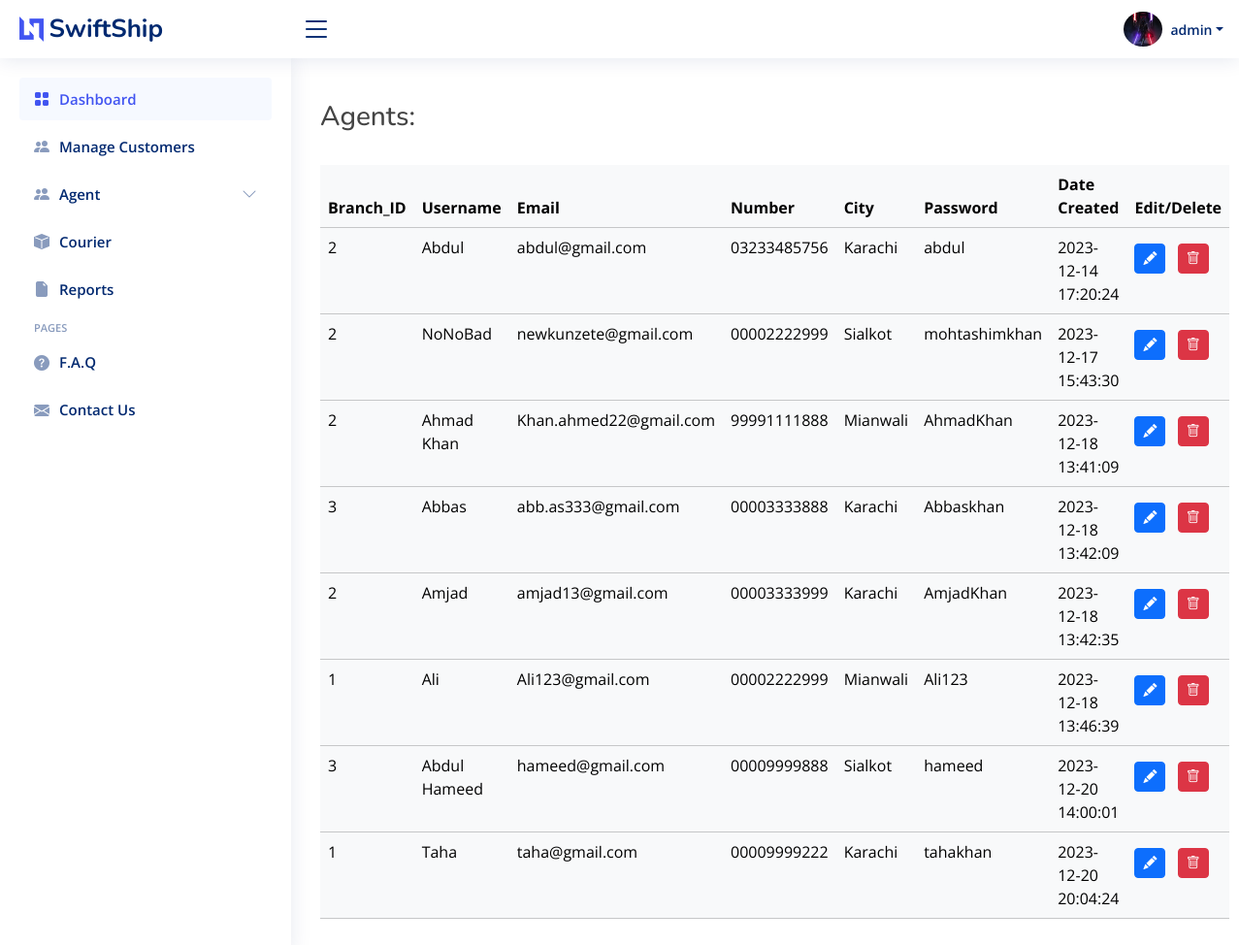
Screenshot of /Backend/view-agents.php (signed in) with the database file from the repository.
### tables this page shows
CREATE TABLE `user` (
  `id` int(11) NOT NULL,
  `image` varchar(60) NOT NULL DEFAULT '65899fb9283b2.png',
  `branch_id` int(11) DEFAULT NULL,
  `username` varchar(50) NOT NULL,
  `email` varchar(50) NOT NULL,
  `Number` varchar(20) NOT NULL,
  `Password` varchar(25) NOT NULL,
  `city` text NOT NULL,
  `type` int(11) NOT NULL DEFAULT 3 COMMENT '1=Admin, \r\n2=agent\r\n3=user',
  `date_created` datetime NOT NULL DEFAULT current_timestamp()
);

### Backend/view-agents.php (the view, shortened to what this page needs)
<?php
  require_once './db/config.php';
?>
<!DOCTYPE html>
<html lang="en">
<head>
  <link href="assets/vendor/bootstrap/css/bootstrap.min.css" rel="stylesheet">
  <link href="assets/vendor/bootstrap-icons/bootstrap-icons.css" rel="stylesheet">
  <link href="assets/vendor/boxicons/css/boxicons.min.css" rel="stylesheet">
  <link href="assets/vendor/quill/quill.snow.css" rel="stylesheet">
  <link href="assets/vendor/quill/quill.bubble.css" rel="stylesheet">
  <link href="assets/vendor/remixicon/remixicon.css" rel="stylesheet">
  <link href="assets/vendor/simple-datatables/style.css" rel="stylesheet">
  <link href="assets/css/style.css" rel="stylesheet">
</head>
<body>
<?php require_once './forms/header.php'?>
  <main id="main" class="main">
  <section class="section dashboard">
    <br>
    <h3>Agents:</h3>
    <br>
  <table class="table table-light table-hover">
  <thead>
    <tr>
      <th scope="col">Branch_ID</th>
      <th scope="col">Username</th>
      <th scope="col">Email</th>
      <th scope="col">Number</th>
      <th scope="col">City</th>
      <th scope="col">Password</th>
      <th scope="col">Date Created</th>
      <th scope="col">Edit/Delete</th>
    </tr>
  </thead>
<?php
    $sql = "SELECT * FROM user WHERE type='2'";
    $result = $conn->query($sql);
    if ($result) {
        while ($raw = $result->fetch_assoc())
        {
            $branch_id = $raw['branch_id'];
            $id = $raw['id'];
            $username = $raw['username'];
            $email = $raw['email'];
            $number = $raw['Number'];
            $password = $raw['Password'];
            $city = $raw['city'];
            $date = $raw['date_created'];
?>
  <tbody>
    <tr>
    <td><?php echo $branch_id?></td>
      <td><?php echo $username;?></td>
      <td><?php echo $email;?></td>
      <td><?php echo $number;?></td>
      <td><?php echo $city;?></td>
      <td><?php echo $password;?></td>
      <td><?php echo $date;?></td>
      <td><a href="update-agent.php?agent_id=<?php echo $id;?>" class="btn btn-primary btn-sm rouded-5"><i class="bi bi-pencil-fill"></i></a>
      <a href="delete-agent.php?agent_id=<?php echo $id;?>" class="btn btn-danger btn-sm rouded-5 m-2"><i class="bi bi-trash"></i></a></td>
    </tr>
  </tbody>
<?php
        }
    }
?>
</table>
    </section>
  </main>
  <?php require_once './forms/sidebar.php'?>
</body>
</html>

### Backend/forms/header.php (shortened to what this page needs)
<?php
  $user_id = $_SESSION['id'];
  $sql = "SELECT * FROM user WHERE id = '$user_id';";
  $result = $conn->query($sql);
  if ($result->num_rows > 0) {
    $detail = $result->fetch_assoc();
  }
?>
  <header id="header" class="header fixed-top d-flex align-items-center">
    <div class="d-flex align-items-center justify-content-between">
      <a href="index.php" class="logo d-flex align-items-center">
        <img src="assets/img/logo.png" alt="">
        <span class="d-none d-lg-block">SwiftShip</span>
      </a>
      <i class="bi bi-list toggle-sidebar-btn"></i>
    </div>
    <nav class="header-nav ms-auto">
      <ul class="d-flex align-items-center">
        <li class="nav-item dropdown pe-3">
          <?php
            $id = $_SESSION['id'];
            $sql = "SELECT * FROM user WHERE id = '$id'";
            $result = $conn->query($sql);
            if ($result == TRUE) {
              while ($row = $result->fetch_assoc()) {
                $image = $row['image'];
              }
            }
          ?>
          <a class="nav-link nav-profile d-flex align-items-center pe-0" href="#" data-bs-toggle="dropdown">
          <img src="uploads/<?php echo $image; ?>" height="100" width="40"title="<?php echo $image; ?>" class="rounded-circle">
            <span class="d-none d-md-block dropdown-toggle ps-2"><?php echo $detail['username'] ?></span>
          </a>
        </li>
      </ul>
    </nav>
  </header>

### Backend/assets/css/style.css (style rules this page uses)
:root { scroll-behavior: smooth; }
body { font-family: "Open Sans", sans-serif; color: #444444; }
a { color: #4154f1; text-decoration: none; }
h1, h2, h3, h4, h5, h6 { font-family: "Nunito", sans-serif; }
#main { margin-top: 60px; padding: 20px 30px; transition: all 0.3s; }
.logo { line-height: 1; }
@media (min-width: 1200px) { .logo { width: 280px; } }
.logo img { max-height: 26px; margin-right: 6px; }
.logo span { font-size: 26px; font-weight: 700; color: #012970; font-family: "Nunito", sans-serif; }
.header { transition: all 0.5s; z-index: 997; height: 60px; box-shadow: 0px 2px 20px rgba(1, 41, 112, 0.1); background-color: #fff; padding-left: 20px; }
.header .toggle-sidebar-btn { font-size: 32px; padding-left: 10px; cursor: pointer; color: #012970; }
.header-nav ul { list-style: none; }
.header-nav>ul { margin: 0; padding: 0; }
.header-nav .nav-profile { color: #012970; }
.header-nav .nav-profile img { max-height: 36px; }
.header-nav .nav-profile span { font-size: 14px; font-weight: 600; }
@media (min-width: 1200px) { #main, #footer { margin-left: 300px; } }
::placeholder { color: #eee; opacity: 1 }

### rows the page displays
user: image (picture), username "admin"
user: branch "2", username "Abdul", email "abdul@gmail.com", Number "03233485756", city "Karachi", Password "abdul", date_created "2023-12-14 17:20:24"
user: branch "2", username "NoNoBad", email "newkunzete@gmail.com", Number "00002222999", city "Sialkot", Password "mohtashimkhan", date_created "2023-12-17 15:43:30"
user: branch "2", username "Ahmad Khan", email "Khan.ahmed22@gmail.com", Number "99991111888", city "Mianwali", Password "AhmadKhan", date_created "2023-12-18 13:41:09"
user: branch "3", username "Abbas", email "abb.as333@gmail.com", Number "00003333888", city "Karachi", Password "Abbaskhan", date_created "2023-12-18 13:42:09"
user: branch "2", username "Amjad", email "amjad13@gmail.com", Number "00003333999", city "Karachi", Password "AmjadKhan", date_created "2023-12-18 13:42:35"
user: branch "1", username "Ali", email "Ali123@gmail.com", Number "00002222999", city "Mianwali", Password "Ali123", date_created "2023-12-18 13:46:39"
user: branch "3", username "Abdul Hameed", email "hameed@gmail.com", Number "00009999888", city "Sialkot", Password "hameed", date_created "2023-12-20 14:00:01"
user: branch "1", username "Taha", email "taha@gmail.com", Number "00009999222", city "Karachi", Password "tahakhan", date_created "2023-12-20 20:04:24"
